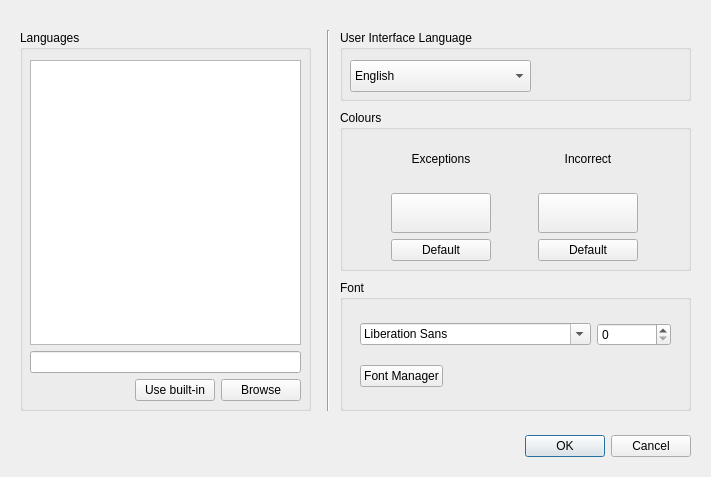
<?xml version="1.0" encoding="UTF-8"?>
<ui version="4.0">
 <class>PreferencesDialogDev</class>
 <widget class="QDialog" name="PreferencesDialogDev">
  <property name="geometry">
   <rect>
    <x>0</x>
    <y>0</y>
    <width>711</width>
    <height>477</height>
   </rect>
  </property>
  <property name="windowTitle">
   <string>Dialog</string>
  </property>
  <widget class="Line" name="line">
   <property name="geometry">
    <rect>
     <x>320</x>
     <y>30</y>
     <width>16</width>
     <height>381</height>
    </rect>
   </property>
   <property name="orientation">
    <enum>Qt::Vertical</enum>
   </property>
  </widget>
  <widget class="QGroupBox" name="groupBox_2">
   <property name="geometry">
    <rect>
     <x>340</x>
     <y>280</y>
     <width>351</width>
     <height>131</height>
    </rect>
   </property>
   <property name="title">
    <string>Font</string>
   </property>
   <widget class="QWidget" name="layoutWidget_2">
    <property name="geometry">
     <rect>
      <x>20</x>
      <y>30</y>
      <width>311</width>
      <height>91</height>
     </rect>
    </property>
    <layout class="QGridLayout" name="gridLayout_3">
     <item row="1" column="1">
      <spacer name="horizontalSpacer_2">
       <property name="orientation">
        <enum>Qt::Horizontal</enum>
       </property>
       <property name="sizeHint" stdset="0">
        <size>
         <width>40</width>
         <height>20</height>
        </size>
       </property>
      </spacer>
     </item>
     <item row="0" column="0" colspan="2">
      <layout class="QHBoxLayout" name="horizontalLayout_2">
       <item>
        <widget class="QFontComboBox" name="fontComboBox"/>
       </item>
       <item>
        <widget class="QSpinBox" name="spinBox_font_size"/>
       </item>
      </layout>
     </item>
     <item row="1" column="0">
      <widget class="QPushButton" name="pushButton_font_manager">
       <property name="text">
        <string>Font Manager</string>
       </property>
      </widget>
     </item>
    </layout>
   </widget>
  </widget>
  <widget class="QGroupBox" name="groupBox_3">
   <property name="geometry">
    <rect>
     <x>340</x>
     <y>110</y>
     <width>351</width>
     <height>161</height>
    </rect>
   </property>
   <property name="title">
    <string>Colours</string>
   </property>
   <widget class="QWidget" name="layoutWidget">
    <property name="geometry">
     <rect>
      <x>10</x>
      <y>20</y>
      <width>331</width>
      <height>131</height>
     </rect>
    </property>
    <layout class="QGridLayout" name="gridLayout_5">
     <item row="0" column="1">
      <widget class="QLabel" name="label_2">
       <property name="text">
        <string>Incorrect</string>
       </property>
       <property name="alignment">
        <set>Qt::AlignCenter</set>
       </property>
      </widget>
     </item>
     <item row="1" column="0">
      <widget class="QPushButton" name="pushButton_exceptions_color">
       <property name="minimumSize">
        <size>
         <width>0</width>
         <height>40</height>
        </size>
       </property>
       <property name="maximumSize">
        <size>
         <width>100</width>
         <height>16777215</height>
        </size>
       </property>
       <property name="cursor">
        <cursorShape>PointingHandCursor</cursorShape>
       </property>
       <property name="text">
        <string/>
       </property>
      </widget>
     </item>
     <item row="0" column="0">
      <widget class="QLabel" name="label">
       <property name="text">
        <string>Exceptions</string>
       </property>
       <property name="alignment">
        <set>Qt::AlignCenter</set>
       </property>
      </widget>
     </item>
     <item row="1" column="1">
      <widget class="QPushButton" name="pushButton_incorrect_color">
       <property name="minimumSize">
        <size>
         <width>0</width>
         <height>40</height>
        </size>
       </property>
       <property name="maximumSize">
        <size>
         <width>100</width>
         <height>16777215</height>
        </size>
       </property>
       <property name="cursor">
        <cursorShape>PointingHandCursor</cursorShape>
       </property>
       <property name="text">
        <string/>
       </property>
      </widget>
     </item>
     <item row="2" column="0">
      <widget class="QPushButton" name="pushButton_default_exception_color">
       <property name="text">
        <string>Default</string>
       </property>
      </widget>
     </item>
     <item row="2" column="1">
      <widget class="QPushButton" name="pushButton_default_incorrect_color">
       <property name="text">
        <string>Default</string>
       </property>
      </widget>
     </item>
    </layout>
   </widget>
  </widget>
  <widget class="QDialogButtonBox" name="buttonBox">
   <property name="geometry">
    <rect>
     <x>30</x>
     <y>430</y>
     <width>661</width>
     <height>32</height>
    </rect>
   </property>
   <property name="orientation">
    <enum>Qt::Horizontal</enum>
   </property>
   <property name="standardButtons">
    <set>QDialogButtonBox::Cancel|QDialogButtonBox::Ok</set>
   </property>
  </widget>
  <widget class="QGroupBox" name="groupBox_4">
   <property name="geometry">
    <rect>
     <x>340</x>
     <y>30</y>
     <width>351</width>
     <height>71</height>
    </rect>
   </property>
   <property name="title">
    <string>User Interface Language</string>
   </property>
   <widget class="QComboBox" name="comboBox_ui_language">
    <property name="geometry">
     <rect>
      <x>10</x>
      <y>30</y>
      <width>181</width>
      <height>32</height>
     </rect>
    </property>
    <item>
     <property name="text">
      <string>English</string>
     </property>
    </item>
    <item>
     <property name="text">
      <string>Українська</string>
     </property>
    </item>
    <item>
     <property name="text">
      <string>Deutsh</string>
     </property>
    </item>
   </widget>
  </widget>
  <widget class="QGroupBox" name="groupBox">
   <property name="geometry">
    <rect>
     <x>20</x>
     <y>30</y>
     <width>291</width>
     <height>381</height>
    </rect>
   </property>
   <property name="title">
    <string>Languages</string>
   </property>
   <widget class="QWidget" name="layoutWidget">
    <property name="geometry">
     <rect>
      <x>10</x>
      <y>30</y>
      <width>271</width>
      <height>341</height>
     </rect>
    </property>
    <layout class="QGridLayout" name="gridLayout_4">
     <item row="2" column="0">
      <spacer name="horizontalSpacer_3">
       <property name="orientation">
        <enum>Qt::Horizontal</enum>
       </property>
       <property name="sizeHint" stdset="0">
        <size>
         <width>40</width>
         <height>20</height>
        </size>
       </property>
      </spacer>
     </item>
     <item row="1" column="0" colspan="3">
      <widget class="QLineEdit" name="lineEdit_sourceFile"/>
     </item>
     <item row="0" column="0" colspan="3">
      <widget class="QListWidget" name="listWidget"/>
     </item>
     <item row="2" column="2">
      <widget class="QPushButton" name="pushButton_browse">
       <property name="text">
        <string>Browse</string>
       </property>
      </widget>
     </item>
     <item row="2" column="1">
      <widget class="QPushButton" name="pushButton_use_built_in">
       <property name="text">
        <string>Use built-in</string>
       </property>
      </widget>
     </item>
    </layout>
   </widget>
  </widget>
 </widget>
 <resources/>
 <connections/>
</ui>
